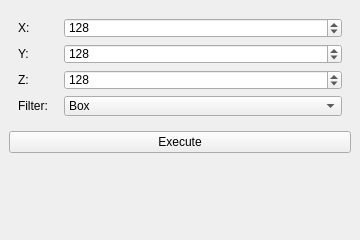
       <widget class="QWidget" name="tab_5" >
        <property name="geometry" >
         <rect>
          <x>56</x>
          <y>196</y>
          <width>360</width>
          <height>240</height>
         </rect>
        </property>
        <attribute name="title" >
         <string>Resample</string>
        </attribute>
        <layout class="QVBoxLayout" name="verticalLayout_10" >
         <property name="spacing" >
          <number>6</number>
         </property>
         <property name="margin" >
          <number>9</number>
         </property>
         <item>
          <widget class="QFrame" name="frame_6" >
           <property name="minimumSize" >
            <size>
             <width>0</width>
             <height>40</height>
            </size>
           </property>
           <property name="frameShape" >
            <enum>QFrame::NoFrame</enum>
           </property>
           <property name="frameShadow" >
            <enum>QFrame::Plain</enum>
           </property>
           <layout class="QGridLayout" name="gridLayout_7" >
            <item row="0" column="0" >
             <widget class="QLabel" name="label_15" >
              <property name="maximumSize" >
               <size>
                <width>40</width>
                <height>16777215</height>
               </size>
              </property>
              <property name="text" >
               <string>X:</string>
              </property>
              <property name="buddy" >
               <cstring>spinBox_5</cstring>
              </property>
             </widget>
            </item>
            <item row="0" column="1" >
             <widget class="QSpinBox" name="spinBox_5" >
              <property name="minimum" >
               <number>1</number>
              </property>
              <property name="maximum" >
               <number>512</number>
              </property>
              <property name="value" >
               <number>128</number>
              </property>
             </widget>
            </item>
            <item row="1" column="0" >
             <widget class="QLabel" name="label_16" >
              <property name="maximumSize" >
               <size>
                <width>40</width>
                <height>16777215</height>
               </size>
              </property>
              <property name="text" >
               <string>Y:</string>
              </property>
              <property name="buddy" >
               <cstring>spinBox_6</cstring>
              </property>
             </widget>
            </item>
            <item row="1" column="1" >
             <widget class="QSpinBox" name="spinBox_6" >
              <property name="minimum" >
               <number>1</number>
              </property>
              <property name="maximum" >
               <number>512</number>
              </property>
              <property name="value" >
               <number>128</number>
              </property>
             </widget>
            </item>
            <item row="2" column="0" >
             <widget class="QLabel" name="label_17" >
              <property name="maximumSize" >
               <size>
                <width>40</width>
                <height>16777215</height>
               </size>
              </property>
              <property name="text" >
               <string>Z:</string>
              </property>
              <property name="buddy" >
               <cstring>spinBox_7</cstring>
              </property>
             </widget>
            </item>
            <item row="2" column="1" >
             <widget class="QSpinBox" name="spinBox_7" >
              <property name="minimum" >
               <number>1</number>
              </property>
              <property name="maximum" >
               <number>512</number>
              </property>
              <property name="value" >
               <number>128</number>
              </property>
             </widget>
            </item>
            <item row="3" column="0" >
             <widget class="QLabel" name="label_18" >
              <property name="maximumSize" >
               <size>
                <width>40</width>
                <height>16777215</height>
               </size>
              </property>
              <property name="text" >
               <string>Filter:</string>
              </property>
              <property name="buddy" >
               <cstring>comboBox_2</cstring>
              </property>
             </widget>
            </item>
            <item row="3" column="1" >
             <widget class="QComboBox" name="comboBox_2" >
              <item>
               <property name="text" >
                <string>Box</string>
               </property>
              </item>
              <item>
               <property name="text" >
                <string>Tent</string>
               </property>
              </item>
              <item>
               <property name="text" >
                <string>Cubic</string>
               </property>
              </item>
              <item>
               <property name="text" >
                <string>Quadric</string>
               </property>
              </item>
              <item>
               <property name="text" >
                <string>Gaussian</string>
               </property>
              </item>
             </widget>
            </item>
           </layout>
          </widget>
         </item>
         <item>
          <widget class="QPushButton" name="pushButton_23" >
           <property name="text" >
            <string>Execute</string>
           </property>
          </widget>
         </item>
         <item>
          <spacer name="verticalSpacer_8" >
           <property name="orientation" >
            <enum>Qt::Vertical</enum>
           </property>
           <property name="sizeHint" stdset="0" >
            <size>
             <width>142</width>
             <height>88</height>
            </size>
           </property>
          </spacer>
         </item>
        </layout>
       </widget>
